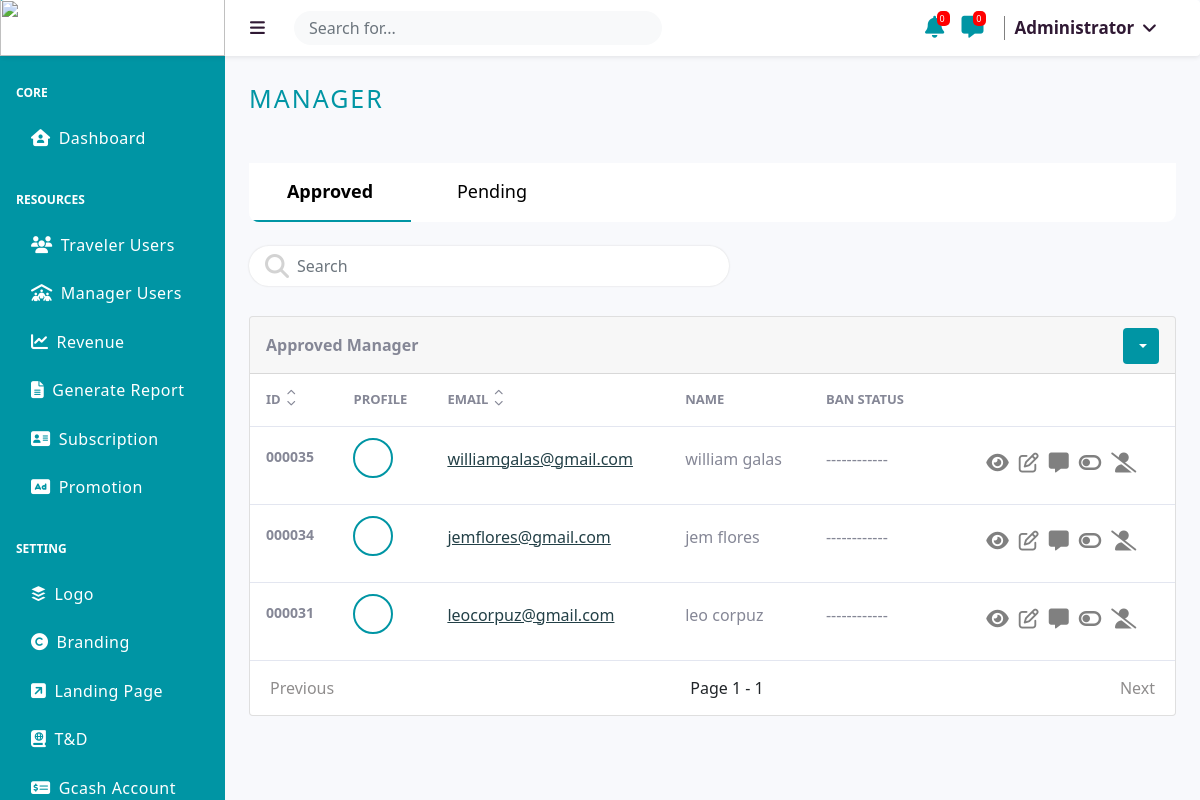
/src/administrator/manager.php (signed in), run on an earlier commit of the app's database.
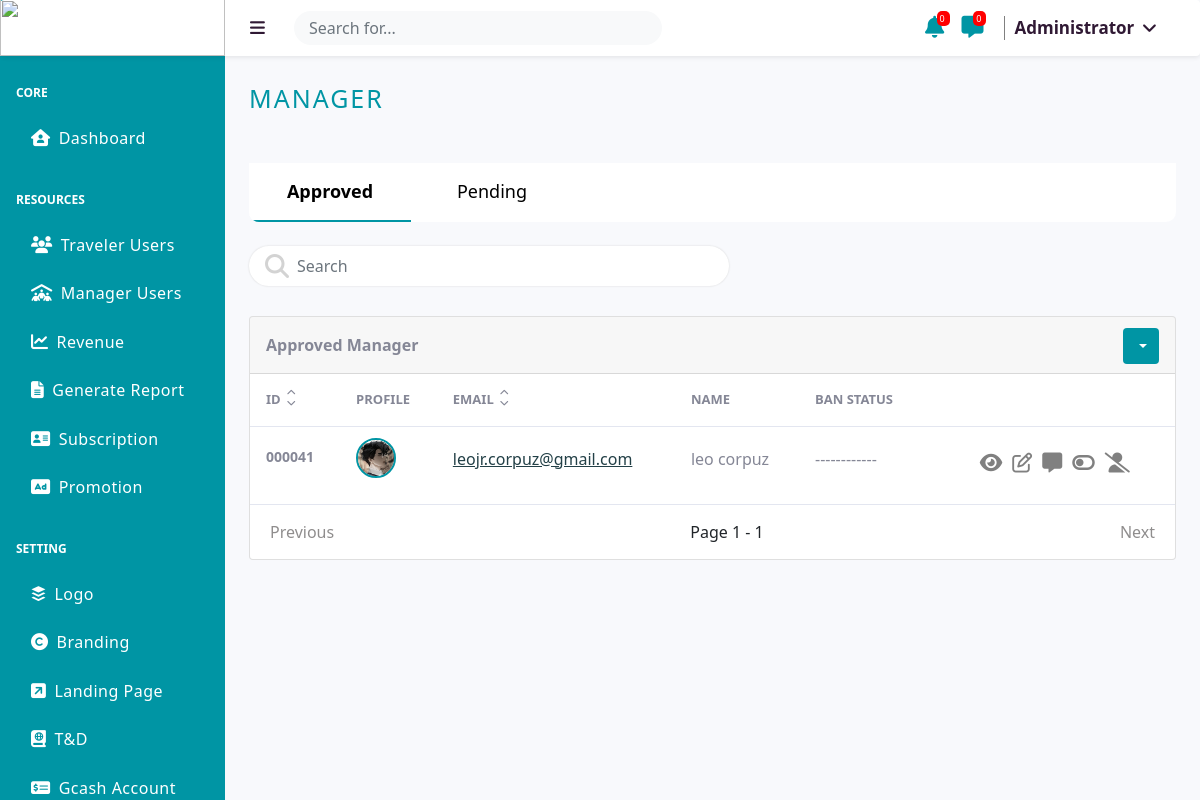
And on a later commit of the database.
### tables this page shows
CREATE TABLE `users` (
  `id` int(255) NOT NULL,
  `first_name` varchar(255) NOT NULL,
  `middle_name` varchar(255) NOT NULL,
  `last_name` varchar(255) NOT NULL,
  `email` varchar(255) NOT NULL,
  `phone` varchar(255) NOT NULL,
  `password` varchar(255) NOT NULL,
  `type` varchar(255) NOT NULL,
  `maneger_type` varchar(255) DEFAULT NULL,
  `subcribed_at` timestamp NULL DEFAULT NULL,
  `image` varchar(255) NOT NULL,
  `status` varchar(255) NOT NULL,
  `block_status` varchar(255) NOT NULL
);

### src/administrator/_TABLE_UI/active-manager-table.php (the view, shortened to what the changed rows need)
<?php
                        $User = new User;
                        $status = $User::STATUS_ACTIVE;
                        $type = $User::USER_TYPE_MANAGER;
                        include '_UI_SORTING_FETCHING/manager-fetch.php';
                    ?>
                    <div class="card mb-4">
                        <div class="card-body-table overflowtables">
                            <?php if($display>0): ?>
                            <table class="tablenew">
                                <thead class="hideafter">
                                    <tr>
                                    <?php if(isset($_GET['search'])): ?>
                                        <th scope="col">
                                            <div class="d-flex">
                                                <span>ID </span>
                                                <div class="sorted-table">
                                                    <div><a href="?search=<?php echo $_GET['search'] ?>&id=asc"><i class="fas fa-chevron-up"></i></a></div>
                                                    <div><a href="?search=<?php echo $_GET['search'] ?>&id=desc"><i class="fas fa-chevron-down"></i></a></div>
                                                </div>
                                            </div>
                                        </th>
                                        <th scope="col">Profile</th>
                                        <th scope="col">
                                            <div class="d-flex">
                                                <span>Email</span>
                                                <div class="sorted-table">
                                                    <div><a href="?search=<?php echo $_GET['search'] ?>&email=asc"><i class="fas fa-chevron-up"></i></a></div>
                                                    <div><a href="?search=<?php echo $_GET['search'] ?>&email=desc"><i class="fas fa-chevron-down"></i></a></div>
                                                </div>
                                            </div>
                                        </th>
                                        <th scope="col">Name</th>
                                        <th scope="col">Ban Status</th>
                                        <th scope="col"></th>
                                    <?php else: ?>
                                        <th scope="col">
                                            <div class="d-flex">
                                                <span>ID </span>
                                                <div class="sorted-table">
                                                    <div><a href="?id=asc"><i class="fas fa-chevron-up"></i></a></div>
                                                    <div><a href="?id=desc"><i class="fas fa-chevron-down"></i></a></div>
                                                </div>
                                            </div>
                                        </th>
                                        <th scope="col">Profile</th>
                                        <th scope="col">
                                            <div class="d-flex">
                                                <span>Email</span>
                                                <div class="sorted-table">
                                                    <div><a href="?email=asc"><i class="fas fa-chevron-up"></i></a></div>
                                                    <div><a href="?email=desc"><i class="fas fa-chevron-down"></i></a></div>
                                                </div>
                                            </div>
                                        </th>
                                        <th scope="col">Name</th>
                                        <th scope="col">Ban Status</th>
                                        <th scope="col"></th>
                                    <?php endif; ?>
                                    </tr>
                                </thead>
                                <tbody class="hideafter">
                                    <?php foreach ($display as $dis): ?>
                                        <tr class="<?php echo $dis['id']; ?>" id="<?php echo $dis['id']; ?>">
                                            <td id="idss"><?php echo sprintf('%06d', $dis['id'])?></td>
                                            <td>
                                                <div class="circular--landscape">
                                                    <img id="vievimage" src="../images/users/<?php echo $dis['image']; ?>" alt="">
                                                </div>
                                            </td>
                                            <td><a href="#"><?php echo $dis['email']; ?></a></td>
                                            <td data-target="name"><?php echo $dis['first_name'].' '.$dis['last_name']; ?></td>
                                            <td><?php
                                                if($dis['block_status']==$User::BLOCK_STATUS_TEMPORARY){
                                                    echo "TEMPORARY BAN";
                                                }elseif($dis['block_status']==$User::BLOCK_STATUS_PERMANENTLY){
                                                    echo "PERMANENTLY BAN";
                                                }else{
                                                    echo "------------";
                                                }
                                            ?></td>
                                            <td id="btn">
                                            <td id="btn">
                                                <div class="d-flex">
                                                    <span class="tip_view_container">
                                                        <i class="fa-solid fa-eye btns" id="showinfo" data-id="<?php echo $dis['id']; ?>"></i>
                                                    </span>
                                                    <?php if($dis['block_status']==$User::BLOCK_STATUS_PERMANENTLY): ?>
                                                        <?php else: ?>
                                                        <?php if($dis['block_status']==$User::BLOCK_STATUS_TEMPORARY): ?>
                                                            <span class="tip_update_container">
                                                            <i class="far fa-edit btns" id="updateuser" data-id="<?php echo $dis['id']; ?>"></i>
                                                            <span class="tip_update">Update</span>
                                                            </span>
                                                            <span class="tip_message_container">
                                                                <i class="fa-solid fa-message btns" id="message" data-id="<?php echo $dis['id']; ?>"></i>
                                                                <span class="tip_message">Message</span>
                                                            </span>
                                                            <span class="tip_unban_container">
                                                                <i class="fas fa-toggle-on btns" id="unblockuser" data-id="<?php echo $dis['id'] ?>"></i>
                                                                <span class="tip_unban">Unban</span>
                                                            </span>
                                                            <span class="tip_perma_container">
                                                                <i class="fas fa-user-slash" id="deleteuser" data-id="<?php echo $dis['id']; ?>"></i>
                                                                <span class="tip_perma">Permanently Ban</span>
                                                            </span>
                                                        <?php else: ?>
                                                            <span class="tip_update_container">
                                                            <i class="far fa-edit btns" id="updateuser" data-id="<?php echo $dis['id']; ?>"></i>
                                                            </span>
                                                            <span class="tip_message_container">
                                                                <i class="fa-solid fa-message btns" id="message" data-id="<?php echo $dis['id']; ?>"></i>
                                                            </span>
                                                            <span class="tip_temp_container">
                                                                <i class="fas fa-toggle-off btns"  id="blockuser" data-id="<?php echo $dis['id']; ?>"></i>
                                                            </span>
                                                            <span class="tip_perma_container">
                                                                <i class="fas fa-user-slash" id="deleteuser" data-id="<?php echo $dis['id']; ?>"></i>
                                                            </span>
                                                        <?php endif; ?>
                                                    <?php endif; ?>
                                                </div>
                                            </td>
                                        </tr>
                                    <?php endforeach; ?>
                                </tbody>
                            </table>
                            <?php else: ?>
                                <div id="emptyss"><i class="fa-solid fa-table-list"></i><p>No Data</p></div>
                            <?php endif; ?>
                        </div>
                    </div>

What changed in the data, as far as the page shows it:
removed users: id "000035", email "williamgalas@gmail.com", first_name "william", last_name "galas"
removed users: id "000034", email "jemflores@gmail.com", first_name "jem", last_name "flores"
removed users: id "000031", email "leocorpuz@gmail.com", first_name "leo", last_name "corpuz"
added users: id "000041", image (picture), email "leojr.corpuz@gmail.com", first_name "leo", last_name "corpuz"
